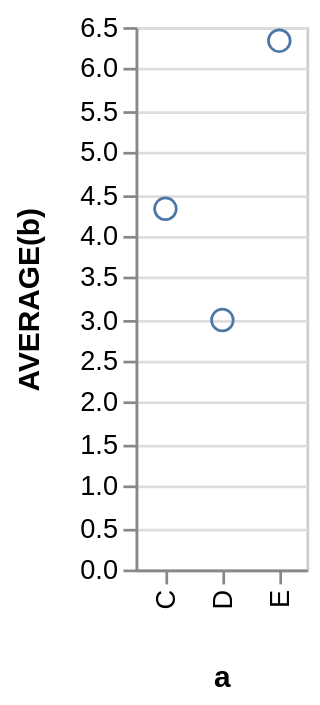

Specify this chart in Vega-Lite:
### Vega specification from a JSON file in a GitHub repository (floating-point values rounded to 4 significant figures)
{"$schema": "https://vega.github.io/schema/vega/v3.0.json", "autosize": "pad", "padding": 5, "encode": {"update": {"stroke": {"value": "#ccc"}, "fill": {"value": "transparent"}}}, "data": [{"name": "source_0", "values": [{"a": "C", "b": 2}, {"a": "C", "b": 7}, {"a": "C", "b": 4}, {"a": "D", "b": 1}, {"a": "D", "b": 2}, {"a": "D", "b": 6}, {"a": "E", "b": 8}, {"a": "E", "b": 4}, {"a": "E", "b": 7}]}, {"name": "data_0", "source": "source_0", "transform": [{"type": "formula", "expr": "toNumber(datum[\"b\"])", "as": "b"}, {"type": "aggregate", "groupby": ["a"], "ops": ["average"], "fields": ["b"], "as": ["average_b"]}]}], "signals": [{"name": "x_step", "value": 21}, {"name": "width", "update": "bandspace(domain('x').length, 1, 0.5) * x_step"}, {"name": "height", "update": "200"}], "marks": [{"name": "marks", "type": "symbol", "role": "point", "from": {"data": "data_0"}, "encode": {"update": {"x": {"scale": "x", "field": "a"}, "y": {"scale": "y", "field": "average_b"}, "stroke": {"value": "#4c78a8"}, "fill": {"value": "transparent"}}}}], "scales": [{"name": "x", "type": "point", "range": {"step": {"signal": "x_step"}}, "round": true, "padding": 0.5, "domain": {"data": "data_0", "field": "a", "sort": true}}, {"name": "y", "type": "linear", "range": [{"signal": "height"}, 0], "round": true, "nice": true, "zero": true, "domain": {"data": "data_0", "field": "average_b"}}], "axes": [{"scale": "x", "orient": "bottom", "tickCount": 5, "title": "a", "zindex": 1, "encode": {"labels": {"update": {"angle": {"value": 270}, "align": {"value": "right"}, "baseline": {"value": "middle"}}}}}, {"scale": "y", "orient": "left", "title": "AVERAGE(b)", "zindex": 1}, {"scale": "y", "domain": false, "grid": true, "labels": false, "maxExtent": 0, "minExtent": 0, "orient": "left", "ticks": false, "zindex": 0, "gridScale": "x"}], "config": {"axis": {"minExtent": 30}}}
